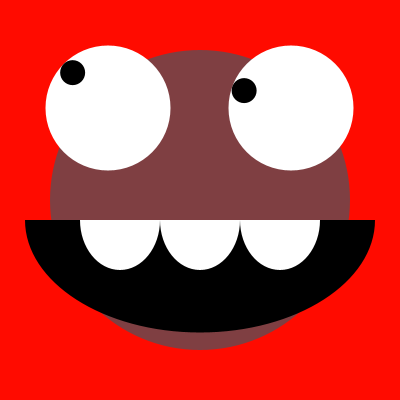
Frame 1 (no input)
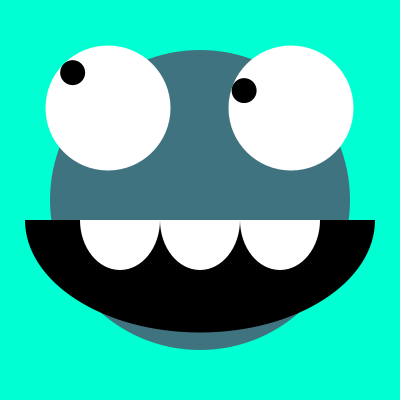
Frame 60 (the mouse pressed at the canvas centre just before this capture)
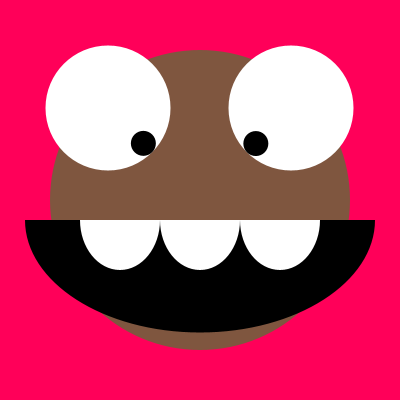
Frame 120 (the mouse held since frame 60 and released just before this capture)

The Processing sketch that drew these frames (run headless with seeded random() and noise(); from frame 60 on, the mouse is pressed at the canvas centre):

// Processing sketch: processing_100819
// ── processing_100819.pde

void setup()
{
  size(400, 400);
  colorMode(HSB);
  noStroke();
  smooth();
}

float ccb;    //    changing color background

void draw()
{
  makeFace();
  makeEye(width/3-25, height/3-25);
  makeEye(width*2/3+25, height/3-25);
}

void makeFace()
{
  if (ccb >= 255)  ccb = 0;  else  ccb+=2;
  background(ccb, 255, 255);
  fill(255-ccb, 127, 127);
  ellipse(width/2, height/2, 300, 300);
  fill(0);
  arc(width/2, height*1.1/2, 350, 225, 0, PI);
  fill(255);
  for(int i = 0; i < 3; i++)
  {
    arc(i*80+120, height*1.1/2, 80, 100, 0, PI);
  }
}

void makeEye(float _xpos, float _ypos)
{
  float angle = atan2(_ypos-mouseY, _xpos-mouseX)-PI;
  float dist = dist(_xpos, _ypos, mouseX, mouseY);
  dist = constrain(dist, 0, 50);
  fill(255);
  ellipse(_xpos, _ypos, 125, 125);
  fill(0);
  ellipse(_xpos+cos(angle)*dist, _ypos+sin(angle)*dist, 25, 25);
}
